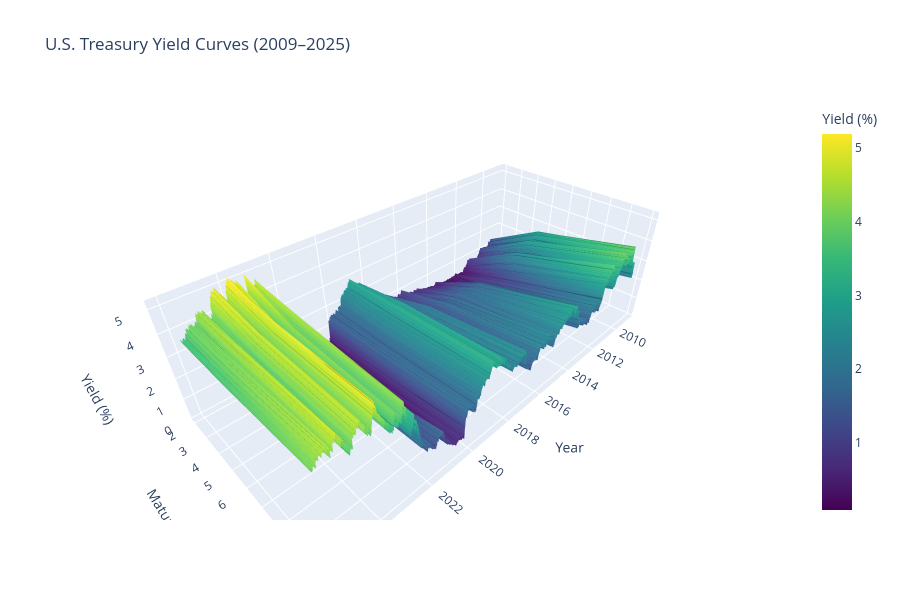

Notebook source saved alongside this figure:
### Markdown cell above
# Vizualizing the Dataset

### Code cell
import pandas as pd
import numpy as np
import plotly.graph_objects as go

# Your data: merged (daily data), columns: ['DGS2', 'DGS5', 'DGS10']
data = merged.dropna()

# Extract maturities
maturities = np.array([2, 5, 10])

# Convert dates to numeric years
years = data.index.year + (data.index.dayofyear - 1) / 365

# Build surface arrays
X_mesh, Y_mesh = np.meshgrid(years, maturities)
Z = data.T.values   # shape (3 maturities, N dates)

# Create plot
fig = go.Figure(data=[
    go.Surface(
        x=X_mesh,
        y=Y_mesh,
        z=Z,
        colorscale='Viridis',
        colorbar=dict(title='Yield (%)')
    )
])

fig.update_layout(
    title='U.S. Treasury Yield Curves (2009–2025)',
    scene=dict(
        xaxis_title='Year',
        yaxis_title='Maturity (years)',
        zaxis_title='Yield (%)'
    ),
    width=900,
    height=600
)

fig.show()

### Figure 1 — Plotly figure (JSON) as saved in the notebook; plotly's stock layout.template omitted (floating-point values rounded to 4 significant figures; data arrays with more than 128 entries replaced by an {"elided": "..."} marker saying what was removed)
{"data": [{"colorbar": {"title": {"text": "Yield (%)"}}, "colorscale": [[0, "#440154"], [0.1111, "#482878"], [0.2222, "#3e4989"], [0.3333, "#31688e"], [0.4444, "#26828e"], [0.5556, "#1f9e89"], [0.6667, "#35b779"], [0.7778, "#6ece58"], [0.8889, "#b5de2b"], [1, "#fde725"]], "type": "surface", "x": {"elided": "3x4214 float values"}, "y": {"elided": "3x4214 int values"}, "z": {"elided": "3x4214 float values"}}], "layout": {"height": 600, "scene": {"xaxis": {"title": {"text": "Year"}}, "yaxis": {"title": {"text": "Maturity (years)"}}, "zaxis": {"title": {"text": "Yield (%)"}}}, "title": {"text": "U.S. Treasury Yield Curves (2009–2025)"}, "width": 900}}
